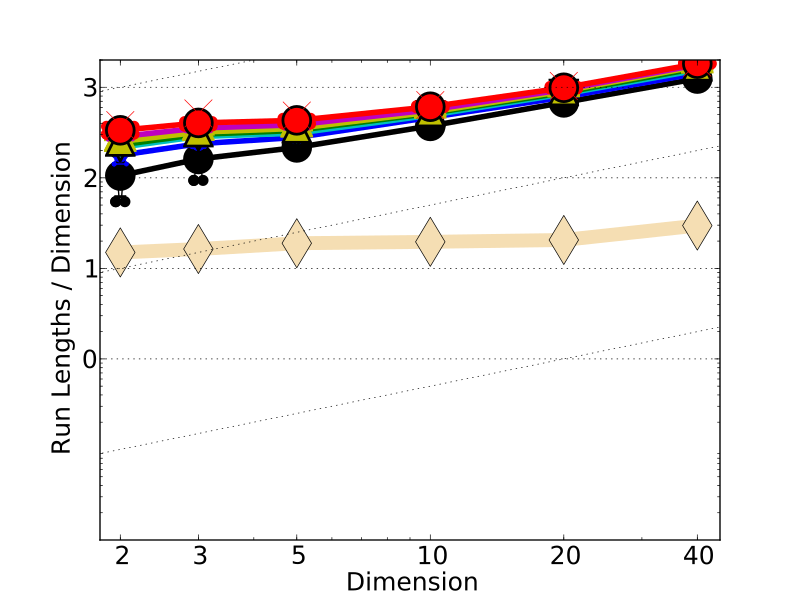

Python code for this plot:
import urllib
import tarfile
import glob
from pylab import *

import bbob_pproc as bb

# Collect and unarchive data (3.4MB)
dataurl = 'http://coco.lri.fr/BBOB2009/pythondata/BIPOP-CMA-ES.tar.gz'
filename, headers = urllib.urlretrieve(dataurl)
archivefile = tarfile.open(filename)
archivefile.extractall()

# Scaling figure
ds = bb.load(glob.glob('BBOB2009pythondata/BIPOP-CMA-ES/ppdata_f002_*.pickle'))
figure()
bb.ppfigdim.plot(ds)
bb.ppfigdim.beautify()
bb.ppfigdim.plot_previous_algorithms(2) # plot BBOB 2009 best algorithm on fun 2
